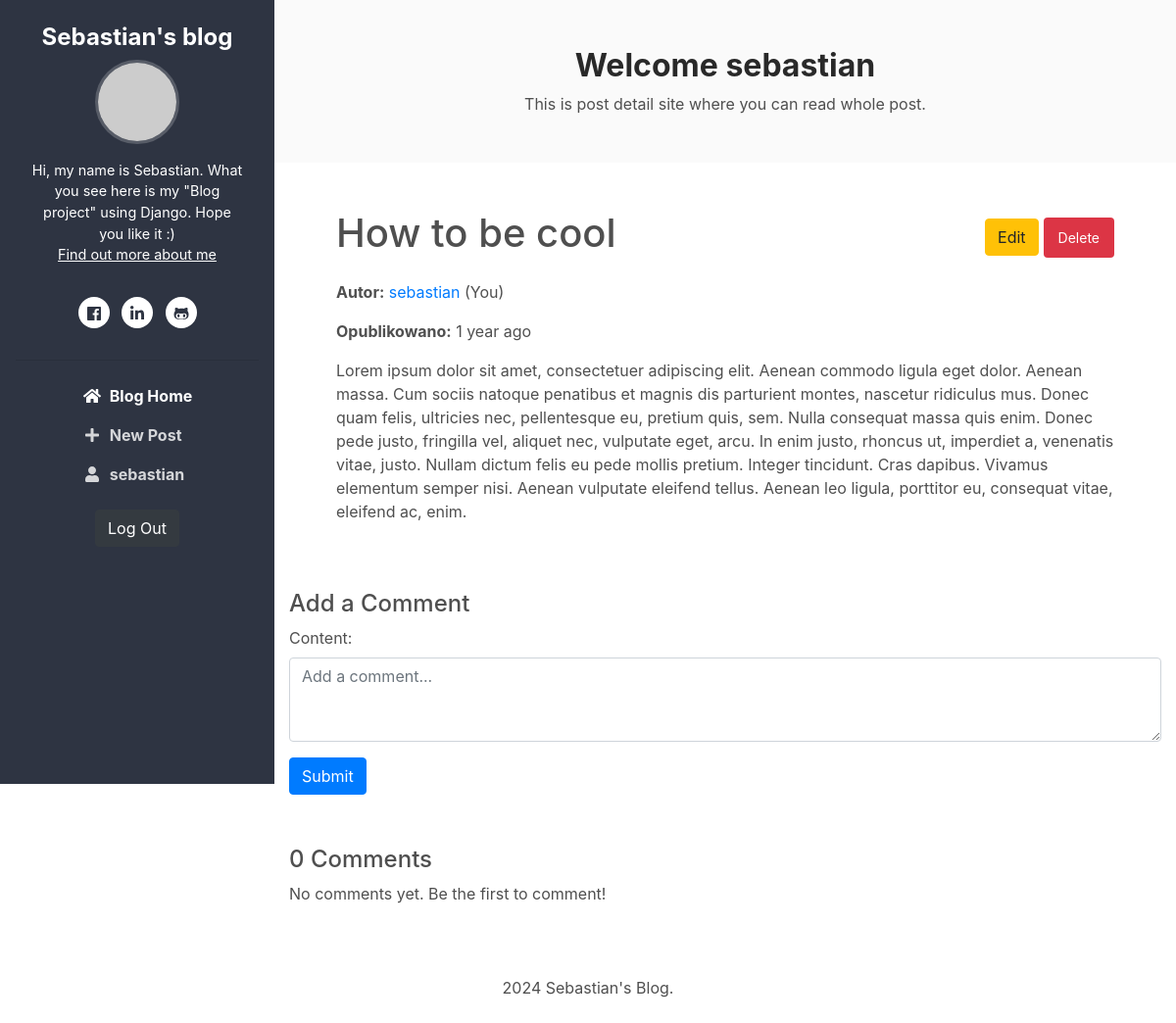
Page /post/10/ (signed in) on the earlier database version.
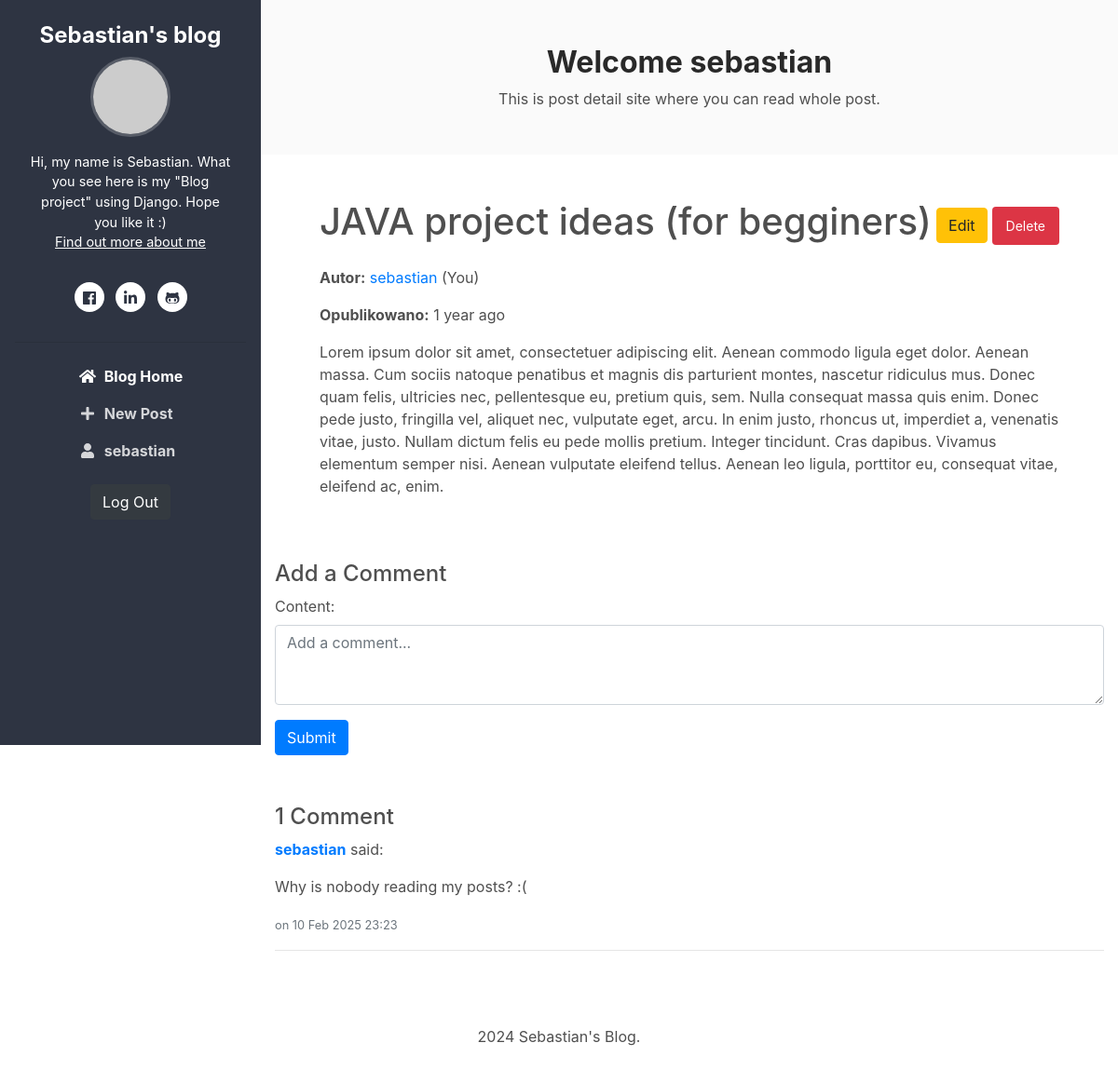
Same page on the later database version.
### blog/models.py (models this page shows, shortened)
class Post(models.Model):
    title = models.CharField(max_length=100)
    content = models.TextField()
    author = models.CharField(max_length=30)
    published_at = models.DateTimeField(blank=True, null=True)
    created_at = models.DateTimeField(auto_now_add=True)
    updated_at = models.DateTimeField(auto_now=True)

class Comment(models.Model):
    post = models.ForeignKey(Post, on_delete=models.CASCADE, related_name="comments")
    author = models.ForeignKey(User, on_delete=models.CASCADE)
    content = models.TextField()
    created_at = models.DateTimeField(auto_now_add=True)

### blog/views.py (the view, shortened to what this page needs)
# urls.py: path('post/<int:id>/', views.post_detail, name='post_detail'),
def post_detail(request, id):
    post = get_object_or_404(Post, id=id)
    comments = post.comments.all()
    form = CommentForm()
    return render(request, 'blog/post_detail.html', {'post': post, 'comments': comments, 'form': form})

### blog/forms.py
class CommentForm(forms.ModelForm):
    class Meta:
        model = Comment
        fields = ['content']
        widgets = {
            'content': forms.Textarea(attrs={'rows': 3, 'class': 'form-control', 'placeholder': 'Add a comment...'}),
        }

### blog/templates/blog/post_detail.html (shortened to what this page needs)
{% extends 'base.html' %}
{% block content %}
<section class="cta-section theme-bg-light py-5">
    <div class="container text-center">
        <h2 class="heading">Welcome {{ user.username }}</h2>
        <div class="intro">This is post detail site where you can read whole post.</div>
    </div>
</section>
<section class="blog-list px-3 py-5 p-md-5">
    <div class="container">
        <div class="d-flex align-items-center justify-content-between mb-3">
            <h1>{{ post.title }}</h1>
            {% if user.username == post.author %}
                <a href="{% url 'edit_post' post.id %}" class="btn btn-warning">Edit</a>
                <a href="{% url 'delete_post' post.id %}" class="btn btn-danger"
                   onclick="return confirm('Are you sure you want to delete this post?');">Delete</a>
            {% endif %}
        </div>
        {% if user.username == post.author %}
        <p><strong>Autor:</strong> <a href="{% url 'profile' post.author %}">{{ post.author }}</a> (You)</p>
        {% else %}
        <p><strong>Autor:</strong> <a href="{% url 'profile' post.author %}">{{ post.author }}</a></p>
        {% endif %}
        <p><strong>Opublikowano:</strong> {{ post.published_at|timesince }} ago</p>
        <div>
            <p>{{ post.content }}</p>
        </div>
    </div>
</section>
<section class="comments-section py-1">
    <div class="container">
        {% if user.is_authenticated %}
        <h4>Add a Comment</h4>
        <form method="POST">
            {{ form.as_p }}
            <button type="submit" class="btn btn-primary">Submit</button>
        </form>
        {% else %}
        <h4>Add a Comment</h4>
        <p><a href="{% url 'login' %}" style="font-weight: bold;">Log in</a> to add a comment.</p>
        {% endif %}
    </div>
</section>
<section class="comments-section py-5">
    <div class="container">
        {% if post.comments.count == 1 %}
            <h4>1 Comment</h4>
        {% else %}
            <h4>{{ post.comments.count }} Comments</h4>
        {% endif %}
        <ul class="list-unstyled">
            {% for comment in comments %}
            <li class="mb-4">
                <p><strong><a href="{% url 'profile' comment.author.username %}">{{ comment.author.username }}</a></strong> said:</p>
                <p>{{ comment.content }}</p>
                <small class="text-muted">on {{ comment.created_at|date:"d M Y H:i" }}</small>
                <hr>
            </li>
            {% empty %}
            <p>No comments yet. Be the first to comment!</p>
            {% endfor %}
        </ul>
    </div>
</section>
{% endblock %}

Differences in the rows shown:
changed Post "sebastian": title "How to be cool" → "JAVA project ideas (for begginers)"; comments.count "0" → (not shown)
added Comment: author.username "sebastian", content "Why is nobody reading my posts? :(", created_at "10 Feb 2025 23:23"
Other differences:
text no longer shown: "Comments No comments yet. Be the first to comment!"
text now shown: "1 Comment"
